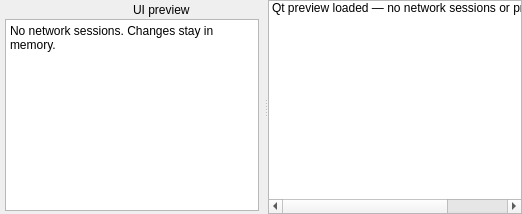
<?xml version="1.0" encoding="UTF-8"?>
<ui version="4.0">
 <class>NotificationsPane</class>
 <widget class="QWidget" name="notificationsContents">
  <property name="minimumSize"><size><width>0</width><height>95</height></size></property>
  <layout class="QVBoxLayout" name="notificationsLayout">
   <property name="leftMargin"><number>0</number></property><property name="topMargin"><number>0</number></property>
   <property name="rightMargin"><number>0</number></property><property name="bottomMargin"><number>0</number></property>
   <item><widget class="QSplitter" name="notificationSplitter">
    <property name="orientation"><enum>Qt::Horizontal</enum></property>
    <widget class="QWidget" name="notificationDetails">
     <layout class="QVBoxLayout" name="notificationDetailsLayout">
      <property name="spacing"><number>2</number></property>
      <property name="leftMargin"><number>5</number></property><property name="topMargin"><number>3</number></property>
      <property name="rightMargin"><number>5</number></property><property name="bottomMargin"><number>3</number></property>
      <item><layout class="QHBoxLayout" name="notificationHeadingLayout">
       <item><widget class="QLabel" name="notificationIcon"><property name="pixmap"><pixmap resource="preview-icons.qrc">:/original/StatusInformation_16x.png</pixmap></property></widget></item>
       <item><widget class="QLabel" name="notificationDate"><property name="text"><string>UI preview</string></property><property name="textFormat"><enum>Qt::PlainText</enum></property></widget></item>
      </layout></item>
      <item><widget class="QPlainTextEdit" name="notificationText"><property name="readOnly"><bool>true</bool></property><property name="plainText"><string>No network sessions. Changes stay in memory.</string></property></widget></item>
     </layout>
    </widget>
    <widget class="QListWidget" name="notificationsList"><property name="selectionMode"><enum>QAbstractItemView::ExtendedSelection</enum></property><item><property name="text"><string>Qt preview loaded — no network sessions or profile file access.</string></property></item></widget>
   </widget></item>
  </layout>
 </widget>
 <resources><include location="preview-icons.qrc"/></resources>
 <connections/>
</ui>
